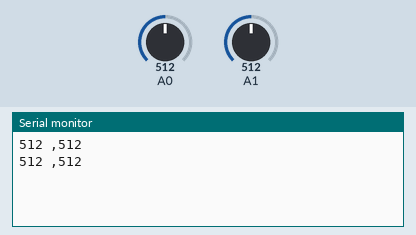
A sketch run on a simulated Arduino Uno, built with avr-gcc and run on an emulated ATmega328P. Shown: the last lines printed to the serial monitor. The inputs (shaded band) are chosen by the test bench; at power-on: A0 = 512, A1 = 512.

Above: at 1.8 s.
1.9 s: A0 set to 716
At 2.8 s:
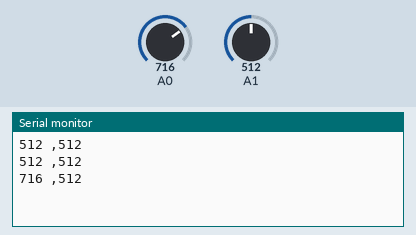
3.4 s: A1 set to 716
At 4.7 s:
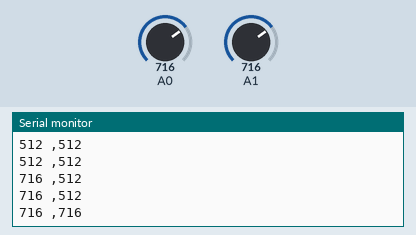
4.9 s: A0 set to 900
At 5.7 s:
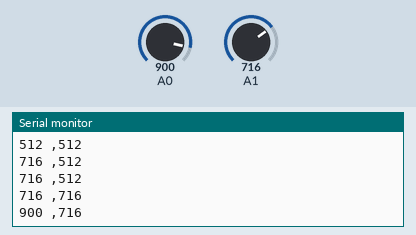
6.4 s: A1 set to 900
At 7.8 s:
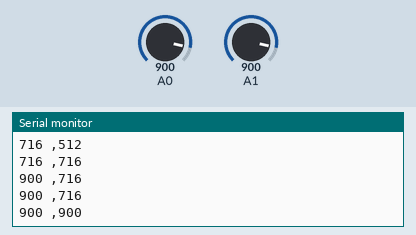
Timing chart, 0 to 8.9 s (numbered marks = the images above; inputs shaded):
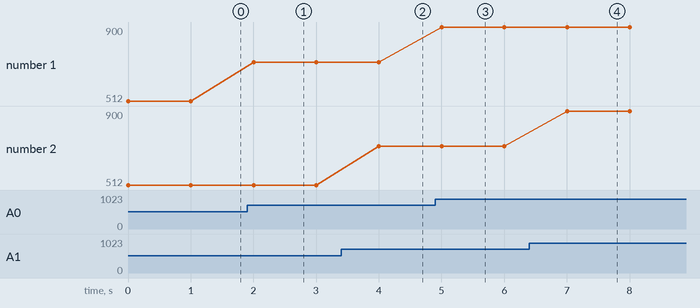

The sketch:

Wall_Clock1.0Sensor_Check.ino
```cpp
int one=0;
int two=0;
void setup() {
Serial.begin(9600);


}

void loop()
{
one=analogRead(A0);
two=analogRead(A1);

Serial.print(one);
Serial.print(" ,");

Serial.println(two);
delay (1000);


}
```

Measured:
- after the input at 1.9 s, the serial monitor: prints a new line after 0.10 s (image 1)
- after the input at 3.4 s, the serial monitor: prints a new line after 0.60 s (image 2)
- after the input at 4.9 s, the serial monitor: prints a new line after 0.10 s (image 3)
- after the input at 6.4 s, the serial monitor: prints a new line after 0.60 s (image 4)
- plotted number 1: 512 → 716 after the input at 1.9 s, 716 → 900 after the input at 4.9 s
